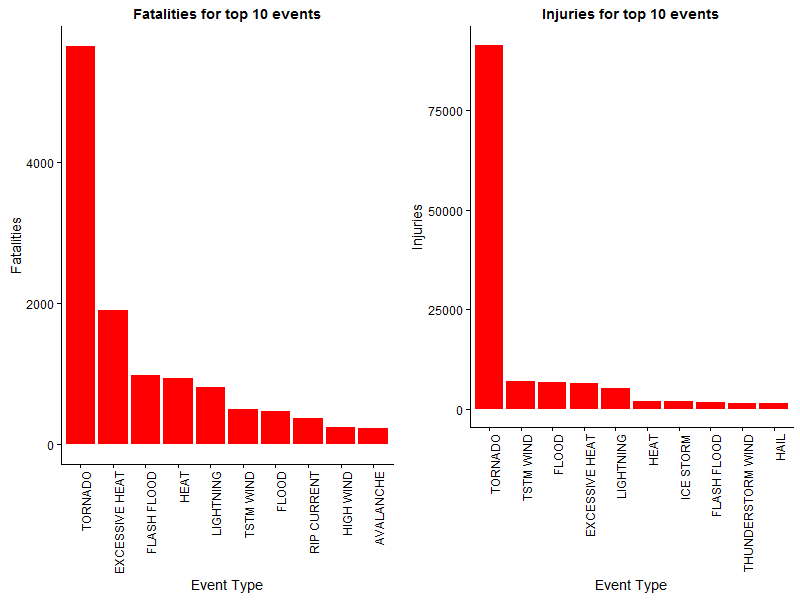

Write the R code that produced this figure.
localDir <- "data"
if (!file.exists(localDir)) {
  dir.create(localDir)
}

## download and unzip the data
url <- "https://d396qusza40orc.cloudfront.net/repdata%2Fdata%2FStormData.csv.bz2"
file <- paste(localDir,basename(url),sep='/')
if (!file.exists(file)) {
  download.file(url, file)
}
data <- read.csv(file, as.is = TRUE)






library(lubridate)
library(ggplot2)
library(cowplot)
library(sqldf)


data$Year <- year(as.Date(data$BGN_DATE, '%m/%d/%Y'))

fatalities_query <- "select EVTYPE as Event, sum(FATALITIES) as Fatalities from
    data
  where
    Year >= 1950
  group by
    EVTYPE
  order by
    sum(FATALITIES) desc
	LIMIT 10"


injuries_query <- "select EVTYPE as Event, sum(INJURIES) as Injuries  from
    data
  where
    Year >= 1950
  group by
    EVTYPE
  order by
    sum(INJURIES) desc
	LIMIT 10 "

fatalities_ds <-sqldf::sqldf(fatalities_query)
injuries_ds <-sqldf::sqldf(injuries_query)


fatalities_plot <- ggplot(fatalities_ds, aes(x = Event, y = Fatalities)) + 
    geom_bar(stat = "identity", fill = "red", las = 2) + 
    theme(axis.text.x = element_text(angle = 90, hjust = 1)) + 
    xlab("Event Type") + ylab("Fatalities") + ggtitle("Fatalities for top 10 events") + scale_x_discrete(limits=fatalities$Event)

injuries_plot <- ggplot(injuries_ds, aes(x = Event, y = Injuries)) + 
    geom_bar(stat = "identity", fill = "red", las = 2) + 
    theme(axis.text.x = element_text(angle = 90, hjust = 1)) + 
    xlab("Event Type") + ylab("Injuries") + ggtitle("Injuries for top 10 events") + scale_x_discrete(limits=injuries_ds$Event)

plot_grid(fatalities_plot,injuries_plot,label="AUTO")
